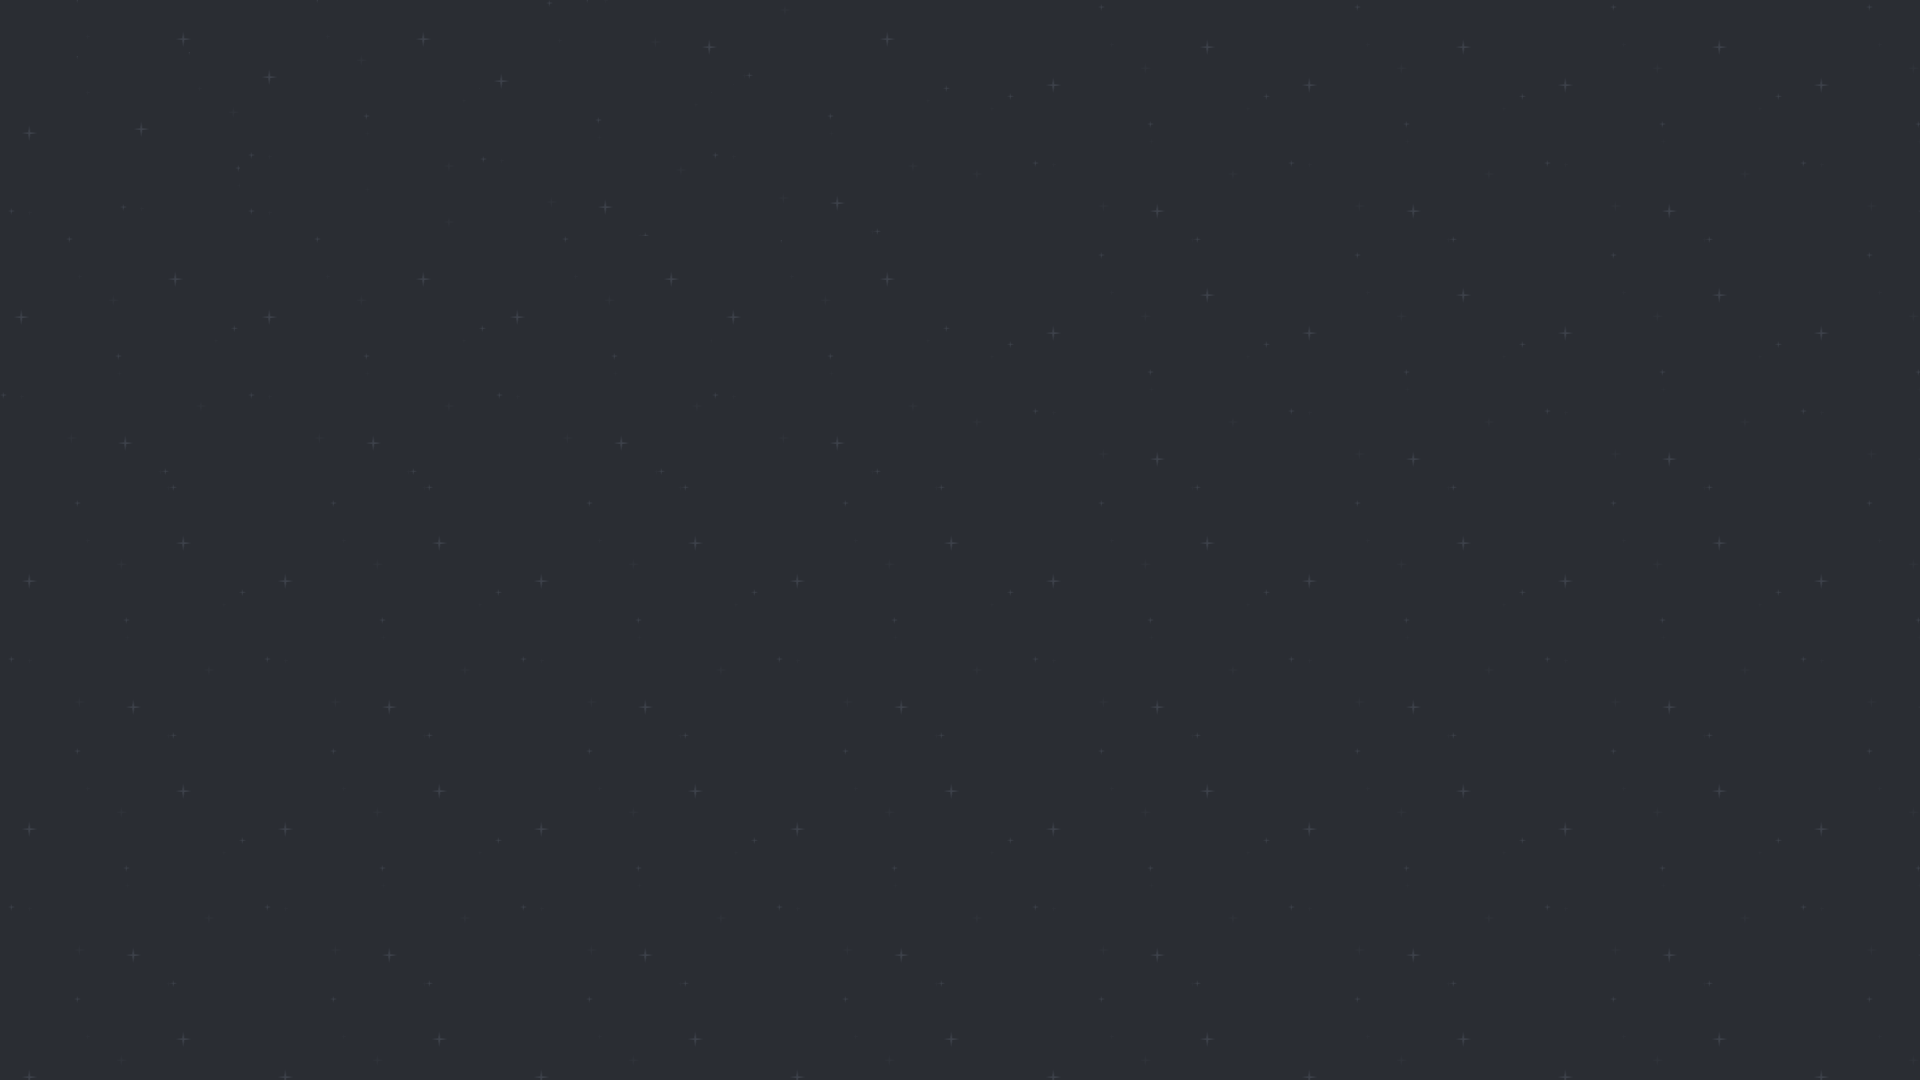

Rendered tile map (Tiled .tmx) drawn with the repository's tilesets; below, a short description and the map source with its tile grids summarised:
An orthogonal 240x270 tile map with 8x4 px tiles, 1 tile layer (Tile Layer 1).

<map version="1.4" tiledversion="1.4.3" orientation="orthogonal" renderorder="right-down" width="240" height="270" tilewidth="8" tileheight="4" infinite="0" nextlayerid="2" nextobjectid="1">
 <tileset firstgid="1" source="blue_stars.tsx" />
 <layer id="1" name="Tile Layer 1" width="240" height="270">
  <data>[64800 cells, 64800 non-empty, 1984 distinct tile ids]</data>
 </layer>
</map>
